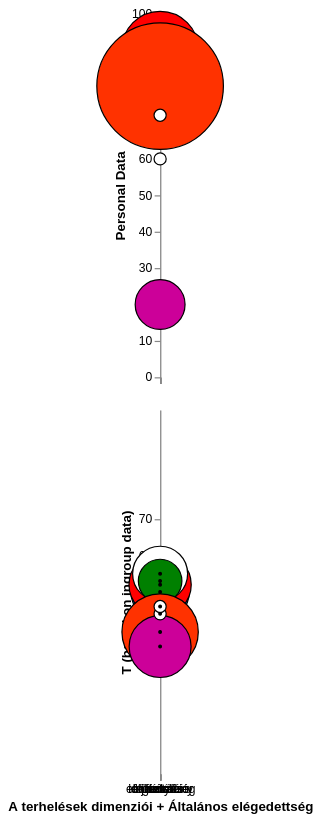

This figure's Vega-Lite source:
### Vega-Lite specification from a JSON file in a GitHub repository (floating-point values rounded to 4 significant figures)
{"$schema": "https://vega.github.io/schema/vega-lite/v5.json", "datasets": {"data-1": [{"x": "mentális", "y": 75, "size": 1690, "color": "rgb(0, 112, 192)"}, {"x": "fizikai", "y": 90, "size": 4000, "color": "rgb(255, 0, 0)"}, {"x": "időkényszer", "y": 75, "size": 490, "color": "rgb(255, 255, 255)"}, {"x": "teljesítmény", "y": 70, "size": 1690, "color": "rgb(0, 128, 0)"}, {"x": "erőfeszítés", "y": 80, "size": 10890, "color": "rgb(255, 50, 0)"}, {"x": "frusztráció", "y": 20, "size": 1690, "color": "rgb(204, 0, 153)"}, {"x": "totál", "y": 72, "size": 100, "color": "rgb(255, 255, 255)"}, {"x": "elégedettség", "y": 60, "size": 100, "color": "rgb(255, 255, 255)"}], "data-2": [{"x": "mentális", "y": 50, "size": 2306, "color": "rgb(0, 112, 192)", "ci0": 30, "ci1": 70, "ci2": 40, "ci3": 60, "ci4": 0, "ci5": 100, "50": 50}, {"x": "fizikai", "y": 52, "size": 2634, "color": "rgb(255, 0, 0)", "ci0": 30, "ci1": 70, "ci2": 40, "ci3": 60, "ci4": 0, "ci5": 100, "50": 50}, {"x": "időkényszer", "y": 55, "size": 2056, "color": "rgb(255, 255, 255)", "ci0": 30, "ci1": 70, "ci2": 40, "ci3": 60, "ci4": 0, "ci5": 100, "50": 50}, {"x": "teljesítmény", "y": 53, "size": 1289, "color": "rgb(0, 128, 0)", "ci0": 30, "ci1": 70, "ci2": 40, "ci3": 60, "ci4": 0, "ci5": 100, "50": 50}, {"x": "erőfeszítés", "y": 39, "size": 3964, "color": "rgb(255, 50, 0)", "ci0": 30, "ci1": 70, "ci2": 40, "ci3": 60, "ci4": 0, "ci5": 100, "50": 50}, {"x": "frusztráció", "y": 35, "size": 2607, "color": "rgb(204, 0, 153)", "ci0": 30, "ci1": 70, "ci2": 40, "ci3": 60, "ci4": 0, "ci5": 100, "50": 50}, {"x": "totál", "y": 44, "size": 100, "color": "rgb(255, 255, 255)", "ci0": 30, "ci1": 70, "ci2": 40, "ci3": 60, "ci4": 0, "ci5": 100, "50": 50}, {"x": "elégedettség", "y": 46, "size": 100, "color": "rgb(255, 255, 255)", "ci0": 30, "ci1": 70, "ci2": 40, "ci3": 60, "ci4": 0, "ci5": 100, "50": 50}]}, "vconcat": [{"width": "container", "data": {"name": "data-1"}, "mark": {"type": "circle", "opacity": 1.0, "stroke": "black", "strokeWidth": 1}, "config": {"legend": {"disable": "true"}}, "encoding": {"x": {"field": "x", "type": "nominal", "sort": null, "axis": {"labelAngle": 0, "labels": false}, "title": null}, "y": {"field": "y", "type": "quantitative", "scale": {"domain": [0, 100]}, "title": "Personal Data"}, "size": {"field": "size", "type": "quantitative", "scale": null}, "color": {"field": "color", "type": "nominal", "legend": null, "scale": null}}}, {"width": "container", "data": {"name": "data-2"}, "layer": [{"mark": {"type": "errorband", "color": "yellow", "opacity": 0.5}, "encoding": {"y": {"field": "ci1", "type": "quantitative", "title": false, "scale": {"domain": [0, 100]}}, "y2": {"field": "ci0", "type": "quantitative", "scale": {"domain": [0, 100]}}}}, {"mark": {"type": "errorband", "color": "white", "opacity": 0.5}, "encoding": {"y": {"field": "ci3", "type": "quantitative", "title": false, "scale": {"domain": [0, 100]}}, "y2": {"field": "ci2", "type": "quantitative", "scale": {"domain": [0, 100]}}}}, {"mark": "rule", "encoding": {"y": {"field": "50", "aggregate": "mean"}, "size": {"value": 1}}}, {"mark": {"type": "circle", "opacity": 1.0, "stroke": "black", "strokeWidth": 1}, "config": {"legend": {"disable": "true"}}, "encoding": {"x": {"field": "x", "type": "nominal", "sort": null, "axis": {"labelAngle": 0}, "title": "A terhelések dimenziói + Általános elégedettség"}, "y": {"field": "y", "type": "quantitative", "scale": {"domain": [0, 100]}, "title": "T (based on ingroup data)", "axis": {"values": [30, 40, 50, 60, 70]}}, "size": {"field": "size", "type": "quantitative", "scale": null}, "color": {"field": "color", "type": "nominal", "legend": null, "scale": null}}}, {"width": "container", "data": {"name": "data-2"}, "mark": {"type": "circle", "opacity": 1.0, "stroke": "black", "strokeWidth": 1, "size": 5, "color": "black"}, "config": {"legend": {"disable": "true"}}, "encoding": {"x": {"field": "x", "type": "nominal", "sort": null, "axis": {"labelAngle": 0}, "title": "A terhelések dimenziói + Általános elégedettség"}, "y": {"field": "y", "type": "quantitative", "scale": {"domain": [0, 100]}, "title": "T (based on ingroup data)"}}}]}]}
